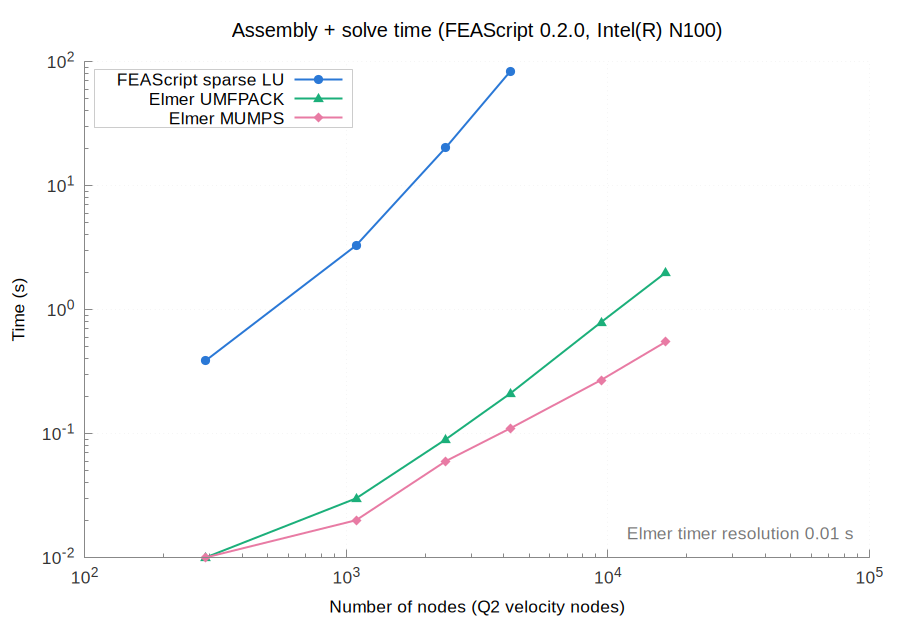

The script that saved this image:
set terminal pngcairo size 900,620 font 'Arial,13'
set border 3 lc rgb '#888888'; set tics nomirror tc rgb '#333333'
set grid lc rgb '#e6e6e6' lw 1; set key top left box lc rgb '#cccccc' opaque
set output 'solve_time.png'
set title 'Assembly + solve time (FEAScript 0.2.0, Intel(R) N100)' font 'Arial,15'
set logscale xy; set format y '10^{%L}'; set format x '10^{%L}'
set xlabel 'Number of nodes (Q2 velocity nodes)'; set ylabel 'Time (s)'
set label 'Elmer timer resolution 0.01 s' at graph 0.98,0.05 right tc rgb '#777777'
plot 'solve_FEAScript_sparse_LU.dat' u 1:2 w lp lw 2 pt 7 ps 1.2 lc rgb '#2a78d6' t 'FEAScript sparse LU', \
     'solve_Elmer_UMFPACK.dat' u 1:2 w lp lw 2 pt 9 ps 1.2 lc rgb '#1baf7a' t 'Elmer UMFPACK', \
     'solve_Elmer_MUMPS.dat' u 1:2 w lp lw 2 pt 13 ps 1.2 lc rgb '#e87ba4' t 'Elmer MUMPS'
